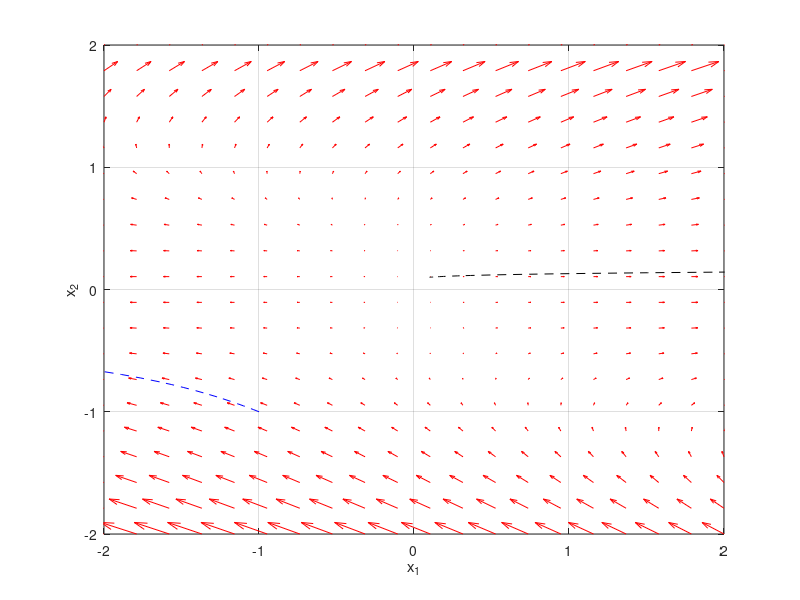

Reproduce this figure in MATLAB.
clear all
close all
clc


% f = @(x1,x2,a,b) [a*ones(1,length(x1)); x1.^3+b];

% dx1dt = @(x1,x2) [x1+ x2.^3];
% dx2dt = @(x1,x2) [zeros(size(x1))];
% dx1dt = @(x1,x2) [x1.*x2.^3];
% dx2dt = @(x1,x2) [x2.^2];
dx1dt = @(x1,x2) [x1 + x2.^3];
dx2dt = @(x1,x2) [x2.^2];
dfdt = @(t,x) [dx1dt(x(1),x(2)) ; dx2dt(x(1),x(2))];

%% Trajectory calculaton
y01 = [1 ; 1]*0.1 ; 
[tout,yout1] = ode45(dfdt,[0 200],y01) ;
y02 = [-1 ; -1]*1 ;
[tout,yout2] = ode45(dfdt,[0 200],y02) ;


%% Phase space calculations
x1 = linspace(-2,2,20) ;
x2 = linspace(-2,2,20) ;

[x,y] = meshgrid(x1,x2);
f1 = dx1dt(x,y) ;
f2 = dx2dt(x,y) ;


%% Draw the figure
figure ; quiver(x,y,f1,f2,'r');
% quiver(x1,x2,f1,f2,'b'); figure(gcf)
grid on
xlabel('x_1')
ylabel('x_2')
% axis tight equal;

% Draw the trajcetories
hold on
plot(yout1(:,1),yout1(:,2),'k--')
plot(yout2(:,1),yout2(:,2),'b--')

axis([min(x1) max(x1) min(x2) max(x2) ])












